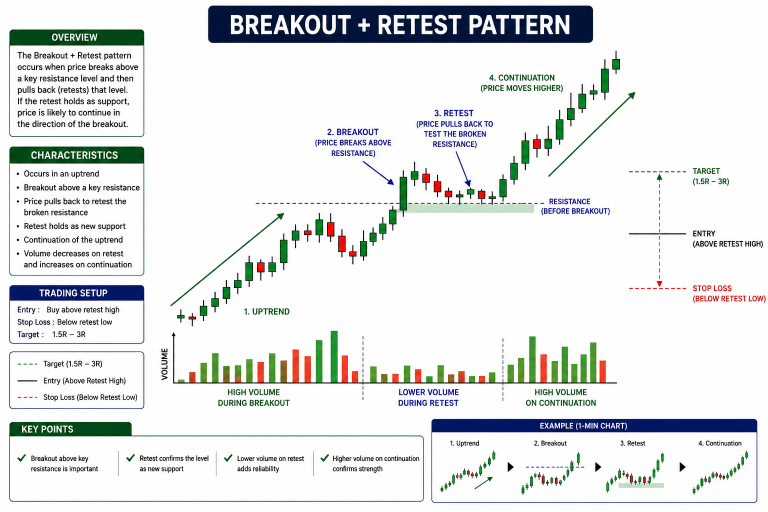
#> input picture chart_reference/ChatGPT Image Aug 26, 2026, 03_17_17 AM.png, 1536 x 1024 px (shown at 1/2 size); its folder holds only this picture in this run
$ python -i reference_visual.py   (imports and definitions only)
#> lines starting #> are read from the running program, lines starting #| are printed output that depends on the picture
"""Visual reference-chart comparison gate.

The reference PNGs in ``chart_reference/`` are the authoritative examples for
XORA. A live candle window is rendered into a normalized chart image and
compared with every uploaded reference using edge/shape signatures. The
structural pattern matcher can propose a pattern, but a trade decision is not
APPROVE unless this independent visual comparison also passes.
"""

from __future__ import annotations

import os
from functools import lru_cache
from pathlib import Path

from PIL import Image, ImageDraw, ImageFilter, ImageOps

from xora_chart.domain.models import CandleWindow


# [22 lines left out: functions reference_dir, reference_files, library_status, not called in this run]


def _normalized(values: list[float]) -> list[float]:
    if not values:
        return []
    lo, hi = min(values), max(values)
    if hi <= lo:
        return [0.5 for _ in values]
    return [(v - lo) / (hi - lo) for v in values]


# [31 lines that did not run here, left out]


def _crop_chart_area(image: Image.Image) -> Image.Image:
    w, h = image.size
    # Remove common title/header/axis regions while retaining the chart body.
    left = int(w * 0.06)
    right = int(w * 0.94)
    top = int(h * 0.14)
    bottom = int(h * 0.88)
    if right <= left or bottom <= top:
        return image
    return image.crop((left, top, right, bottom))


def _signature(image: Image.Image) -> tuple[tuple[float, ...], tuple[float, ...]]:
    img = ImageOps.grayscale(image)
    img = _crop_chart_area(img)
    img = ImageOps.autocontrast(img)
    img = img.resize((96, 64), Image.Resampling.BILINEAR)
    img = ImageOps.autocontrast(img.filter(ImageFilter.FIND_EDGES))
    px = img.load()
    w, h = img.size

    centers: list[float] = []
    density: list[float] = []
    for x in range(w):
        weights = [float(px[x, y]) / 255.0 for y in range(h)]
        total = sum(weights)
        if total <= 1e-9:
            centers.append(0.5)
            density.append(0.0)
        else:
            centers.append(sum((y / max(h - 1, 1)) * weights[y] for y in range(h)) / total)
            density.append(total / h)

    return tuple(centers), tuple(_normalized(density))


# [44 lines left out: functions _reference_signature, _similarity, compare_window_to_references, not called in this run]

>>> from PIL import Image
>>> picture = Image.open('../../../chart_reference/ChatGPT Image Aug 26, 2026, 03_17_17 AM.png')
#> picture is the input picture: PIL image 1536x1024 RGB; mean R, G, B 226.7, 229.3, 229.6
>>> result = _signature(picture)
#> in _signature, `img = ImageOps.grayscale(image)`:
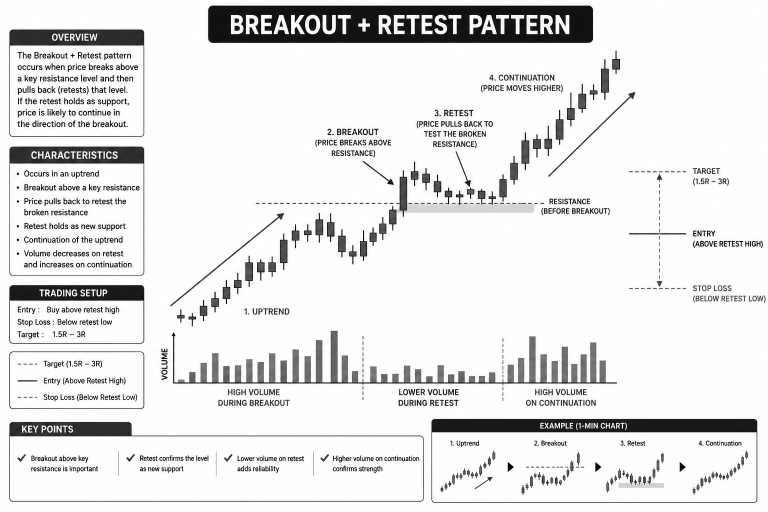
#> img: PIL image 1536x1024 L (shown at 1/2 size); min 0, max 255, mean 228.6
#> in _crop_chart_area, `return image.crop((left, top, right, bottom))`:
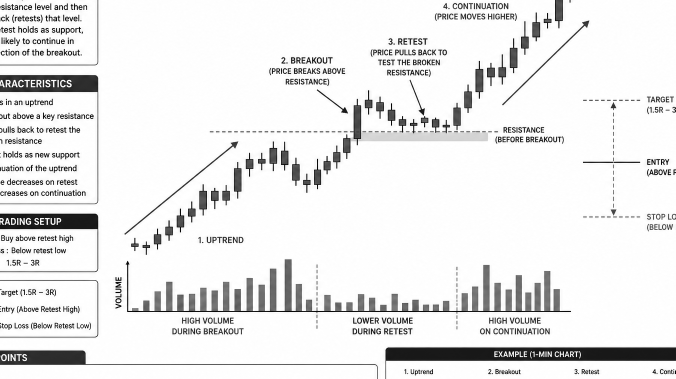
#> returned value: PIL image 1351x758 L (shown at 1/2 size); min 0, max 255, mean 233.3
#> in _signature, `img = img.resize((96, 64), Image.Resampling.BILINEAR)`:
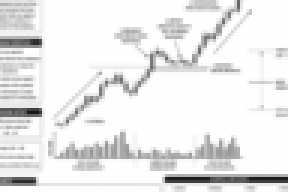
#> img: PIL image 96x64 L (shown 3 times larger); min 24, max 254, mean 233.3
#> in _signature, `img = ImageOps.autocontrast(img.filter(ImageFilter.FIND_EDGES))`:
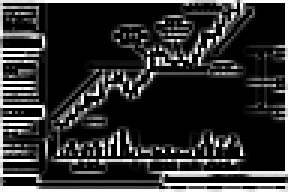
#> img: PIL image 96x64 L (shown 3 times larger); min 0, max 255, mean 47.7
#> the loop in _signature, `for x in range(w):` made 96 passes
#> total on passes 1 to 12: 51.94, 20.08, 20.62, 21.12, 19.99, 19.91, 20.57, 20.13, 20.94, 19.11, 17.25, 16.68
#> after the loop in _signature, `for x in range(w):`: centers = 96 values, max 0.705 at index 87, min 0.413 at index 73, mean 0.57; density = 96 values, max 0.937 at index 95, min 0.0556 at index 16, mean 0.187
#> in _normalized, `lo, hi = min(values), max(values)`: lo = 0.0556; hi = 0.937

$ run again, on chart_reference/ChatGPT Image Aug 26, 2026, 03_17_26 AM.png
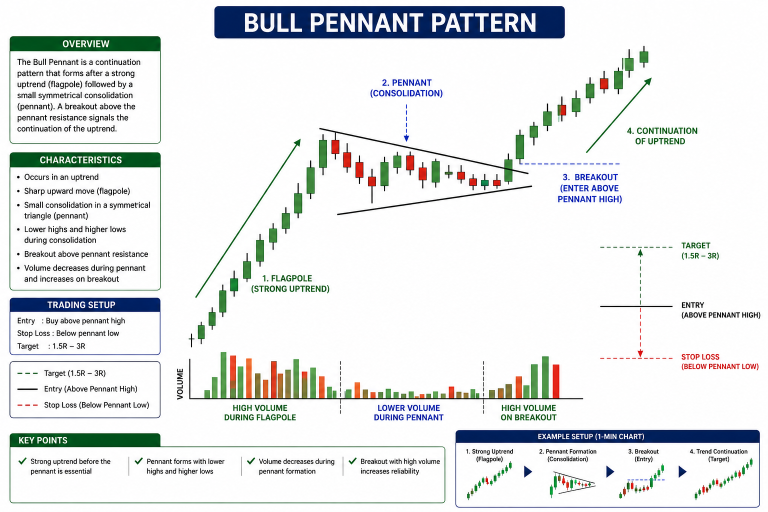
#> input picture chart_reference/ChatGPT Image Aug 26, 2026, 03_17_26 AM.png, 1536 x 1024 px (shown at 1/2 size)
#> picture is the input picture: PIL image 1536x1024 RGB; mean R, G, B 228.6, 231.4, 231.5
#> in _crop_chart_area, `return image.crop((left, top, right, bottom))`:
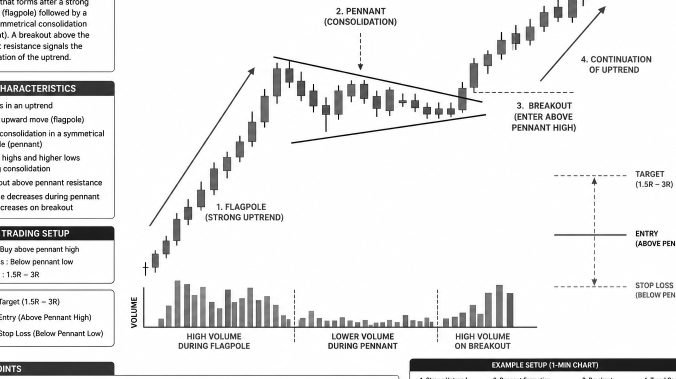
#> returned value: PIL image 1351x758 L (shown at 1/2 size); min 0, max 255, mean 233.7
#> in _signature, `img = ImageOps.autocontrast(img.filter(ImageFilter.FIND_EDGES))`:
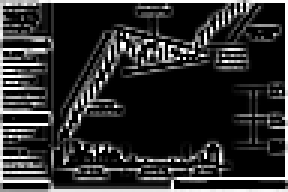
#> img: PIL image 96x64 L (shown 3 times larger); min 0, max 255, mean 46.1
#> the loop in _signature, `for x in range(w):` made 96 passes
#> total on passes 1 to 8: 52.13, 21.13, 21.47, 22.36, 21.13, 20.69, 20.85, 20.06
#> after the loop in _signature, `for x in range(w):`: centers = 96 values, max 0.704 at index 21, min 0.315 at index 76, mean 0.515; density = 96 values, max 0.944 at index 95, min 0.0415 at index 18, mean 0.181
#> lo = 0.0415; hi = 0.944

$ run again, on chart_reference/ChatGPT Image Aug 26, 2026, 03_17_32 AM.png
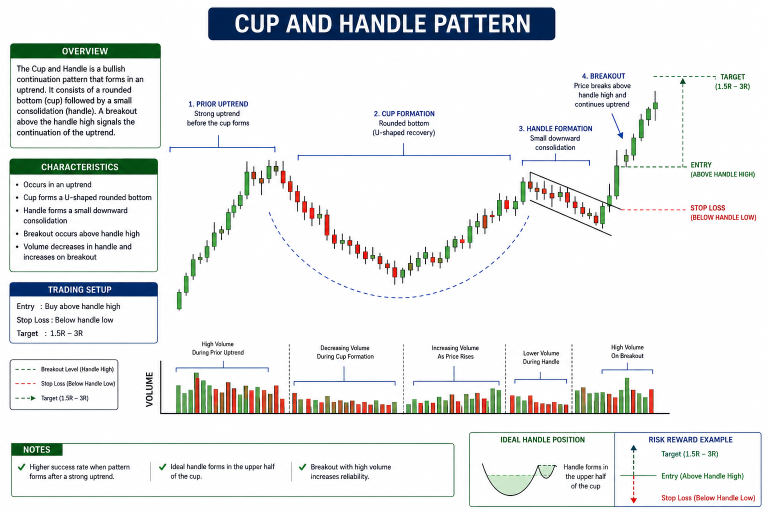
#> input picture chart_reference/ChatGPT Image Aug 26, 2026, 03_17_32 AM.png, 1536 x 1024 px (shown at 1/2 size)
#> picture is the input picture: PIL image 1536x1024 RGB; mean R, G, B 232.5, 234.3, 234.2
#> in _crop_chart_area, `return image.crop((left, top, right, bottom))`:
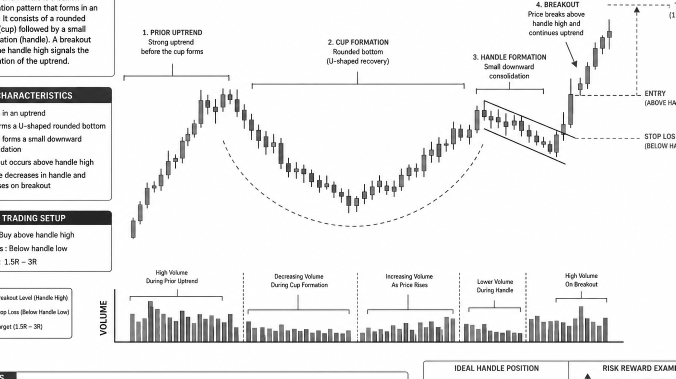
#> returned value: PIL image 1351x758 L (shown at 1/2 size); min 0, max 255, mean 237.6
#> in _signature, `img = ImageOps.autocontrast(img.filter(ImageFilter.FIND_EDGES))`:
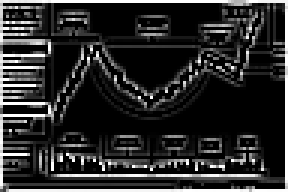
#> img: PIL image 96x64 L (shown 3 times larger); min 0, max 255, mean 43.7
#> the loop in _signature, `for x in range(w):` made 96 passes
#> total on passes 1 to 8: 53.19, 19.73, 20.53, 19.56, 19.86, 19.38, 18.7, 18.83
#> after the loop in _signature, `for x in range(w):`: centers = 96 values, max 0.677 at index 62, min 0.329 at index 91, mean 0.529; density = 96 values, max 0.97 at index 95, min 0.0535 at index 90, mean 0.171
#> lo = 0.0535; hi = 0.97
